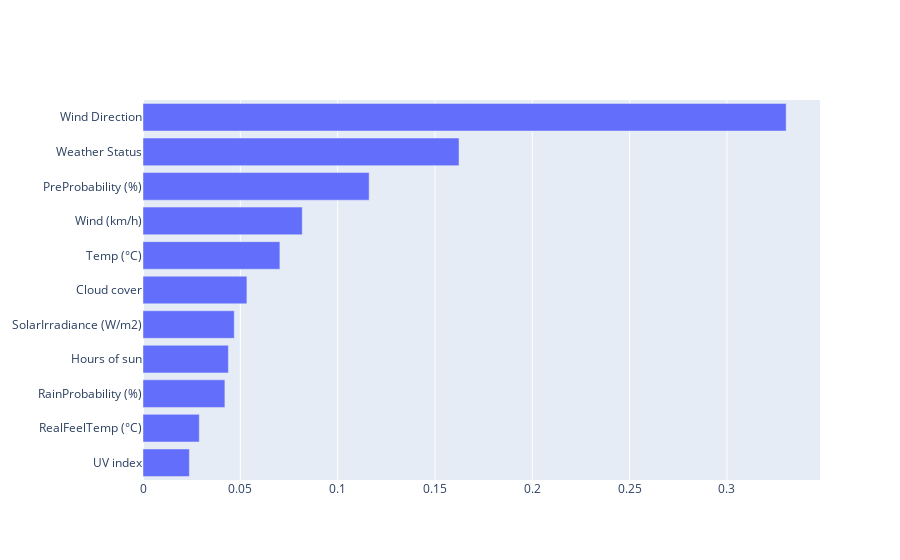

The cell this chart's notebook holds for it:
### Code cell
fig = go.Figure(go.Bar(
            x = sort_feat_data_frame['Important'],
            y = sort_feat_data_frame['Feature'],
            orientation='h'))

fig.show()

### Figure 1 — Plotly figure (JSON) as saved in the notebook; plotly's stock layout.template omitted (floating-point values rounded to 4 significant figures)
{"data": [{"orientation": "h", "type": "bar", "x": [0.02382, 0.02892, 0.04207, 0.04386, 0.04689, 0.05339, 0.07032, 0.08181, 0.1162, 0.1623, 0.3304], "y": ["UV index", "RealFeelTemp (°C)", "RainProbability (%)", "Hours of sun", "SolarIrradiance (W/m2)", "Cloud cover", "Temp (°C)", "Wind (km/h)", "PreProbability (%)", "Weather Status", "Wind Direction"]}], "layout": {}}
